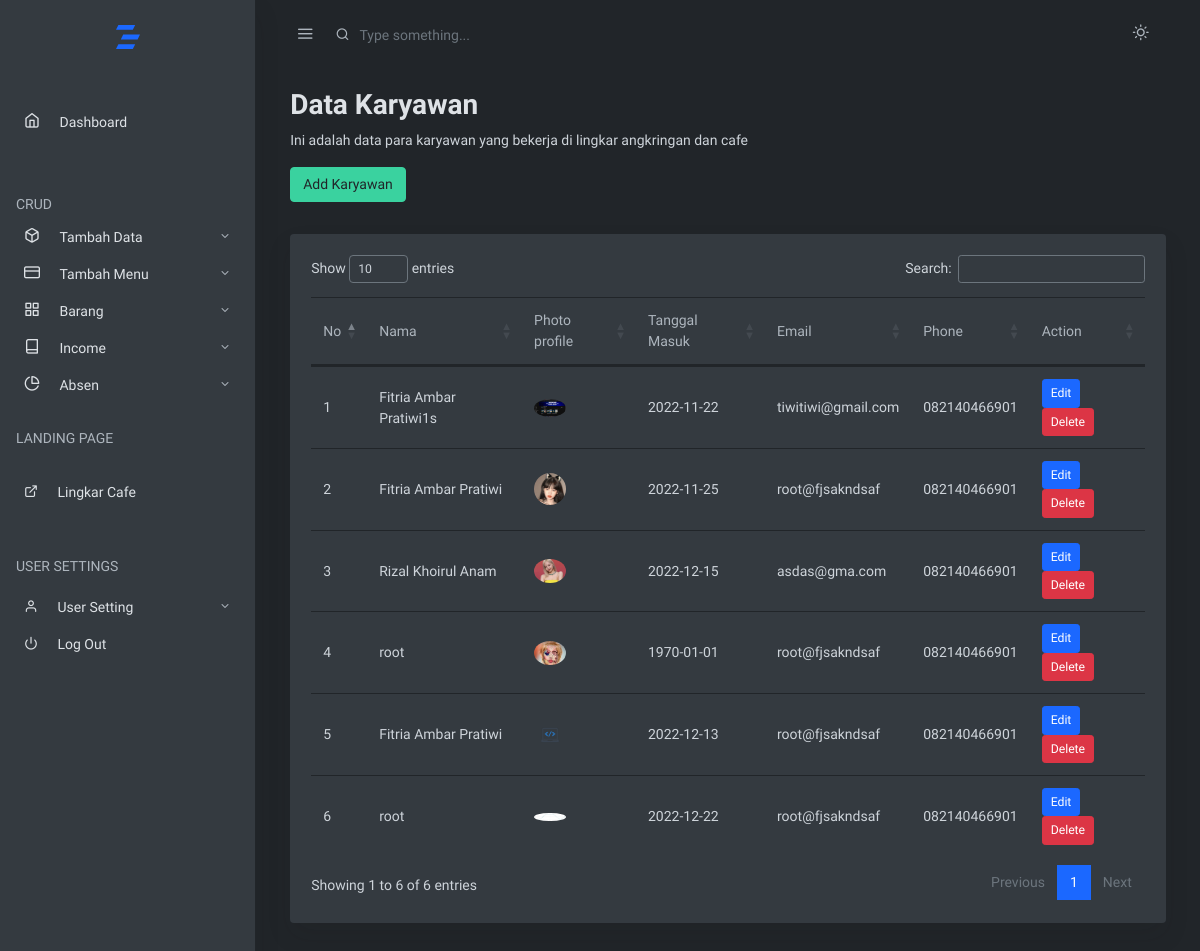
The app's page /dashboard/karyawan.php (signed in) with its own data.
### tables this page shows
CREATE TABLE `karyawan` (
  `id` int(11) NOT NULL,
  `nama` varchar(255) NOT NULL,
  `tgl_masuk` date NOT NULL,
  `email` varchar(50) NOT NULL,
  `nohp` varchar(20) NOT NULL,
  `foto` varchar(255) NOT NULL
);

### dashboard/karyawan.php (the view, shortened to what this page needs)
<?php
require ("./config.php");
?>
<!doctype html>
<html lang="en">
<head>
  <link rel="stylesheet" href="css/simplebar.css">
  <link rel="stylesheet" href="https://cdn.datatables.net/1.13.1/css/dataTables.bootstrap4.min.css">
  <link rel="stylesheet" href="css/feather.css">
  <link rel="stylesheet" href="css/daterangepicker.css">
  <link rel="stylesheet" href="css/app-light.css" id="lightTheme">
  <link rel="stylesheet" href="css/app-dark.css" id="darkTheme">
</head>
<body class="vertical  dark  ">
  <div class="wrapper">
    <nav class="topnav navbar navbar-light">
      <button type="button" class="navbar-toggler text-muted mt-2 p-0 mr-3 collapseSidebar">
        <i class="fe fe-menu navbar-toggler-icon"></i>
      </button>
      <form class="form-inline mr-auto searchform text-muted">
        <input class="form-control mr-sm-2 bg-transparent border-0 pl-4 text-muted" type="search"
          placeholder="Type something..." aria-label="Search">
      </form>
      <ul class="nav">
        <li class="nav-item">
            <a class="nav-link text-muted my-2" href="./dashboard.php" id="modeSwitcher" data-mode="dark">
              <i class="fe fe-sun fe-16"></i>
            </a>
          </li>
      </ul>
    </nav>
    <aside class="sidebar-left border-right bg-white shadow" id="leftSidebar" data-simplebar>
      <nav class="vertnav navbar navbar-light">
        <div class="w-100 mb-4 d-flex">
          <a class="navbar-brand mx-auto mt-2 flex-fill text-center" href="./dashboard.php">
          </a>
        </div>
        <ul class="navbar-nav flex-fill w-100 mb-2">
          <li class="nav-item w-100">
            <a class="nav-link" href="dashboard.php">
              <br>
              <i class="fe fe-home fe-16"></i>
              <span class="ml-3 item-text">Dashboard</span>
              <br>
              <br>
            </a>
          </li>
        </ul>
        <p class="text-muted nav-heading mt-4 mb-1">
          <span>CRUD</span>
        </p>
        <ul class="navbar-nav flex-fill w-100 mb-2">
          <li class="nav-item dropdown">
            <a href="#ui-elements" data-toggle="collapse" aria-expanded="false" class="dropdown-toggle nav-link">
              <i class="fe fe-box fe-16"></i>
              <span class="ml-3 item-text">Tambah Data</span>
            </a>
          </li>
          <li class="nav-item dropdown">
            <a href="#forms" data-toggle="collapse" aria-expanded="false" class="dropdown-toggle nav-link">
              <i class="fe fe-credit-card fe-16"></i>
              <span class="ml-3 item-text">Tambah Menu</span>
            </a>
          </li>
          <li class="nav-item dropdown">
            <a href="#tables" data-toggle="collapse" aria-expanded="false" class="dropdown-toggle nav-link">
              <i class="fe fe-grid fe-16"></i>
              <span class="ml-3 item-text">Barang</span>
            </a>
          </li>
          <li class="nav-item dropdown">
              <a href="#contact" data-toggle="collapse" aria-expanded="false" class="dropdown-toggle nav-link">
                <i class="fe fe-book fe-16"></i>
                <span class="ml-3 item-text">Income</span>
              </a>
            </li>
          <li class="nav-item dropdown">
            <a href="#charts" data-toggle="collapse" aria-expanded="false" class="dropdown-toggle nav-link">
              <i class="fe fe-pie-chart fe-16"></i>
              <span class="ml-3 item-text">Absen</span>
            </a>
            <p class="text-muted nav-heading mt-4 mb-1">
              <span> LANDING PAGE</span>
            </p>
          <li class="nav-item w-100">
            <a class="nav-link" href="https://www.instagram.com/lingkar.cafe_/">
              <br>
              <i class="fe fe-external-link"></i>
              <span class="ml-3 item-text">Lingkar Cafe</span>
            <br>
            <br>
            </a>
            <p class="text-muted nav-heading mt-4 mb-1">
          <span> USER SETTINGS</span>
        </p>
          </li>
          </li>
        </ul>
        <ul class="navbar-nav flex-fill w-100 mb-2">
          <li class="nav-item dropdown">
            <a href="#user" data-toggle="collapse" aria-expanded="false" class="dropdown-toggle nav-link">
              <i class="fe fe-user"></i>
              <span class="ml-3 item-text">User Setting</span><span class="sr-only">(current)</span>
            </a>
          <li class="nav-item w-100">
            <a class="nav-link" href="logout.php">
              <i class="fe fe-power"></i>
              <span class="ml-3 item-text">Log Out</span>
            </a>
          </li>
          </li>
        </ul>
    </aside>
    <main role="main" class="main-content">
      <div class="container-fluid">
        <div class="row justify-content-center">
          <div class="col-12">
            <h2 class="mb-2 page-title">Data Karyawan</h2>
            <p class="card-text">Ini adalah data para karyawan yang bekerja di lingkar angkringan dan cafe</p>
            <button type="button" class="btn mb-2 btn-success" data-toggle="modal" data-target=".modal-right">Add Karyawan</button>
            <div class="row my-4">
              <div class="col-md-12">
                <div class="card shadow">
                  <div class="card-body">
                    <table id="tableku" class="table datatables">
                      <thead>
                        <tr>
                          <th>No</th>
                          <th>Nama</th>
                          <th>Photo profile</th>
                          <th>Tanggal Masuk</th>
                          <th>Email</th>
                          <th>Phone</th>
                          <th>Action</th>
                        </tr>
                      </thead>
                      <tbody>
                        <tr>
                          <?php
                          $query = "SELECT * FROM karyawan";
                          $result = mysqli_query($koneksi, $query);
                          $no = 0;
                          while ($row = mysqli_fetch_array($result)) {
                            $userName = $row['nama'];
                            $tgl = $row['tgl_masuk'];
                            $userEmail = $row['email'];
                            $nohp = $row['nohp'];
                            $foto = $row['foto'];
$no++;
                          ?>
                          <td><?php echo $no; ?></td>
                            <td><?php echo $userName; ?></td>
                            <td>
                              <span class="avatar avatar-sm mt-2">
                                <img src="./foto/user/<?php echo $foto; ?>" alt="..." class="avatar-img rounded-circle">
                              </span>
                            </td>
                            <td><?php echo $tgl; ?></td>
                            <td><?php echo $userEmail; ?></td>
                            <td><?php echo $nohp; ?></td>
                            <td>
                              <button class="btn btn-primary btn-sm ms-auto" data-toggle="modal" data-target="#modal-edit<?php echo $row['id'] ?>">Edit</button>
                              <button class="btn  btn-danger btn-sm ms-auto" data-toggle="modal" data-target="#verticalModal<?php echo $row['id'] ?>">Delete</button>
                            </td>
                        </tr>
                      <?php
                          }
                      ?>
                      </tbody>
                    </table>
                  </div>
                </div>
              </div>
            </div>
          </div>
        </div>
      </div>
    </main>
  </div>
</body>
</html>

### dashboard/css/simplebar.css (style rules this page uses)
[data-simplebar] { position: relative; flex-direction: column; flex-wrap: wrap; justify-content: flex-start; align-content: flex-start; align-items: flex-start; }

### dashboard/css/feather.css (style rules this page uses)
.fe { font-family: "feather" !important; speak: none; font-style: normal; font-weight: normal; font-variant: normal; text-transform: none; line-height: 1; -webkit-font-smoothing: antialiased; -moz-osx-font-smoothing: grayscale; }
.fe-16 { font-size: 16px; }
.fe-book:before { content: ""; }
.fe-box:before { content: ""; }
.fe-credit-card:before { content: ""; }
.fe-external-link:before { content: ""; }
.fe-grid:before { content: ""; }
.fe-home:before { content: ""; }
.fe-menu:before { content: ""; }
.fe-pie-chart:before { content: ""; }
.fe-power:before { content: ""; }
.fe-sun:before { content: ""; }
.fe-user:before { content: ""; }

### records on screen
karyawan: nama "Fitria Ambar Pratiwi1s", foto (picture), tgl_masuk "2022-11-22", email "tiwitiwi@gmail.com", nohp "082140466901"
karyawan: nama "Fitria Ambar Pratiwi", foto (picture), tgl_masuk "2022-11-25", email "root@fjsakndsaf", nohp "082140466901"
karyawan: nama "Rizal Khoirul Anam", foto (picture), tgl_masuk "2022-12-15", email "asdas@gma.com", nohp "082140466901"
karyawan: nama "root", foto (picture), tgl_masuk "1970-01-01", email "root@fjsakndsaf", nohp "082140466901"
karyawan: nama "Fitria Ambar Pratiwi", foto (picture), tgl_masuk "2022-12-13", email "root@fjsakndsaf", nohp "082140466901"
karyawan: nama "root", foto (picture), tgl_masuk "2022-12-22", email "root@fjsakndsaf", nohp "082140466901"
